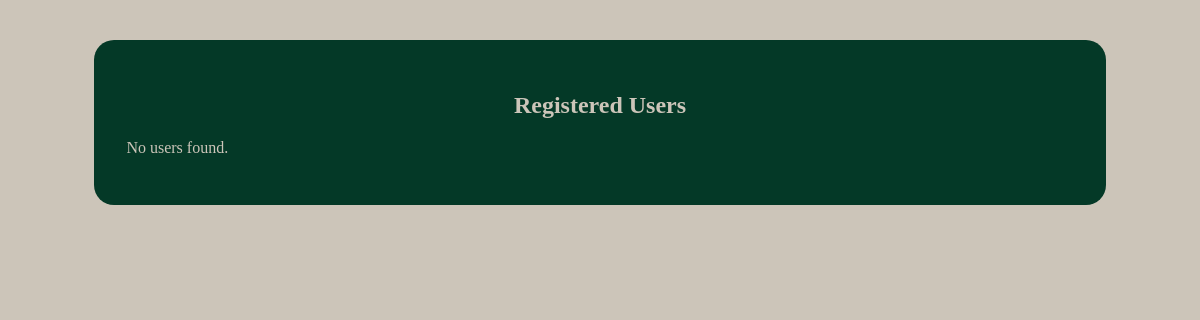
The page /roles/ on the database as committed earlier.
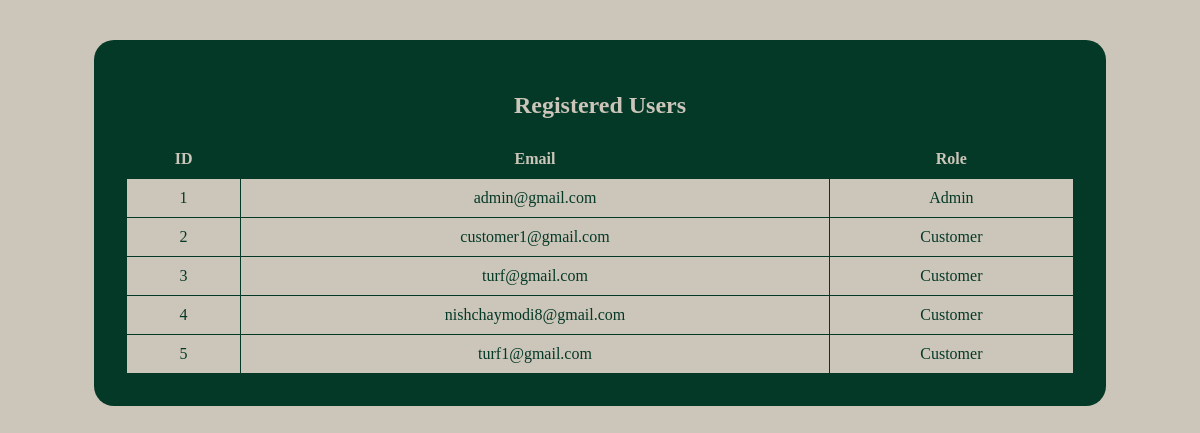
The same page on the database as committed later.
### turfapp/models.py (models this page shows, shortened)
class User(models.Model):
    email = models.EmailField(max_length=255)
    password_hash = models.TextField()
    role = models.ForeignKey(
        to=Role,
        on_delete=models.CASCADE
    )
    def __str__(self):
        return self.email

class Role(models.Model):
    name = models.CharField(max_length=255)

### turfapp/views.py (the view)
# urls.py: path('roles/', views.show_roles_page,name="roles"),
def show_roles_page(request):
    users = User.objects.all()
    print("DEBUG USERS:", users)
    return render(request, 'roles.html', {'users': users})

### turfapp/templates/roles.html (shortened to what this page needs)
<!DOCTYPE html>
<html lang="en">
  <head>
  </head>
  <body>
    <div class="container">
      <h2>Registered Users</h2>
      {% if users %}
      <table>
        <thead>
          <tr>
            <th>ID</th>
            <th>Email</th>
            <th>Role</th>
          </tr>
        </thead>
        <tbody>
          {% for user in users %}
          <tr>
            <td>{{ user.id }}</td>
            <td>{{ user.email }}</td>
            <td>{{ user.role.name }}</td>
          </tr>
          {% endfor %}
        </tbody>
      </table>
      {% else %}
      <p>No users found.</p>
      {% endif %}
    </div>
  </body>
</html>

### turfapp/templates/roles.html (style rules this page uses)
body { background-color: #ccc5b9; font-family: "Times New Roman", Times, serif; }
.container { width: 80%; margin: 5vh auto; background-color: #043927; padding: 2rem; border-radius: 20px; color: #ccc5b9; }
table { width: 100%; border-collapse: collapse; background-color: #ccc5b9; color: #043927; }
th, td { border: 1px solid #043927; padding: 10px; text-align: center; }
th { background-color: #043927; color: #ccc5b9; }
h2 { text-align: center; color: #ccc5b9; }

Rows that differ between the two databases and show on the page:
added User: id "1", email "admin@gmail.com", role.name "Admin"
added User: id "2", email "customer1@gmail.com", role.name "Customer"
added User: id "3", email "turf@gmail.com", role.name "Customer"
added User: id "4", email "nishchaymodi8@gmail.com", role.name "Customer"
added User: id "5", email "turf1@gmail.com", role.name "Customer"
Other text that changed with them:
text no longer shown: "No users found."
text now shown: "ID Email Role"
